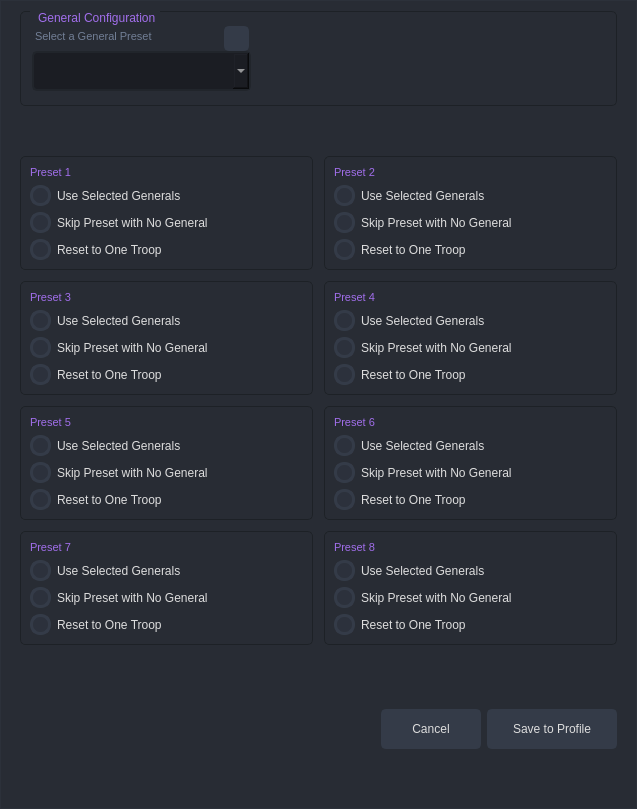
<?xml version="1.0" encoding="UTF-8"?>
<ui version="4.0">
 <class>PresetConfigDialog</class>
 <widget class="QDialog" name="PresetConfigDialog">
  <property name="geometry">
   <rect>
    <x>0</x>
    <y>0</y>
    <width>637</width>
    <height>809</height>
   </rect>
  </property>
  <property name="sizePolicy">
   <sizepolicy hsizetype="Fixed" vsizetype="Fixed">
    <horstretch>0</horstretch>
    <verstretch>0</verstretch>
   </sizepolicy>
  </property>
  <property name="windowTitle">
   <string>Dialog</string>
  </property>
  <property name="styleSheet">
   <string notr="true">QDialog{
	background-color: rgb(40, 44, 52);
	border: 1px solid rgb(44, 49, 58);
}

QWidget{
	color: rgb(221, 221, 221);
	font: 10pt &quot;Segoe UI&quot;;
}

QPushButton {
	border: 2px solid rgb(52, 59, 72);
	border-radius: 5px;	
	background-color: rgb(52, 59, 72);
}
QPushButton:hover {
	background-color: rgb(57, 65, 80);
	border: 2px solid rgb(61, 70, 86);
}
QPushButton:pressed {	
	background-color: rgb(35, 40, 49);
	border: 2px solid rgb(43, 50, 61);
}


/* /////////////////////////////////////////////////////////////////////////////////////////////////
Tooltip */
QToolTip {
	color: #ffffff;
	background-color: rgba(33, 37, 43, 180);
	border: 1px solid rgb(44, 49, 58);
	background-image: none;
	background-position: left center;
    background-repeat: no-repeat;
	border: none;
	border-left: 2px solid rgb(255, 121, 198);
	text-align: left;
	padding-left: 8px;
	margin: 0px;
}



QLabel { font-size: 11px; color: rgb(113, 126, 149);  }


/* /////////////////////////////////////////////////////////////////////////////////////////////////
QTableWidget */
QTableWidget {	
	background-color: transparent;
	padding: 10px;
	border-radius: 5px;
	gridline-color: rgb(44, 49, 58);
	border-bottom: 1px solid rgb(44, 49, 60);
}
QTableWidget::item{
	border-color: rgb(44, 49, 60);
	padding-left: 5px;
	padding-right: 5px;
	gridline-color: rgb(44, 49, 60);
}
QTableWidget::item:selected{
	background-color: rgb(189, 147, 249);
}
QHeaderView::section{
	background-color: rgb(33, 37, 43);
	max-width: 30px;
	border: 1px solid rgb(44, 49, 58);
	border-style: none;
    border-bottom: 1px solid rgb(44, 49, 60);
    border-right: 1px solid rgb(44, 49, 60);
}
QTableWidget::horizontalHeader {	
	background-color: rgb(33, 37, 43);
}
QHeaderView::section:horizontal
{
    border: 1px solid rgb(33, 37, 43);
	background-color: rgb(33, 37, 43);
	padding: 3px;
	border-top-left-radius: 7px;
    border-top-right-radius: 7px;
}
QHeaderView::section:vertical
{
    border: 1px solid rgb(44, 49, 60);
}

/* /////////////////////////////////////////////////////////////////////////////////////////////////
LineEdit */
QLineEdit {
	background-color: rgb(33, 37, 43);
	border-radius: 5px;
	border: 2px solid rgb(33, 37, 43);
	padding-left: 10px;
	selection-color: rgb(255, 255, 255);
	selection-background-color: rgb(255, 121, 198);
}
QLineEdit:hover {
	border: 2px solid rgb(64, 71, 88);
}
QLineEdit:focus {
	border: 2px solid rgb(91, 101, 124);
}

/* /////////////////////////////////////////////////////////////////////////////////////////////////
PlainTextEdit */
QPlainTextEdit {
	background-color: rgb(27, 29, 35);
	border-radius: 5px;
	padding: 10px;
	selection-color: rgb(255, 255, 255);
	selection-background-color: rgb(255, 121, 198);
}
QPlainTextEdit  QScrollBar:vertical {
    width: 8px;
 }
QPlainTextEdit  QScrollBar:horizontal {
    height: 8px;
 }
QPlainTextEdit:hover {
	border: 2px solid rgb(64, 71, 88);
}
QPlainTextEdit:focus {
	border: 2px solid rgb(91, 101, 124);
}

/* /////////////////////////////////////////////////////////////////////////////////////////////////
ScrollBars */
QScrollBar:horizontal {
    border: none;
    background: rgb(52, 59, 72);
    height: 8px;
    margin: 0px 0px 0px 0px;
	border-radius: 0px;
}
QScrollBar::handle:horizontal {
    background: rgb(189, 147, 249);
    min-width: 25px;
	border-radius: 4px
}
QScrollBar::add-line:horizontal {
    border: none;
    background: rgb(55, 63, 77);
    width: 20px;
	border-top-right-radius: 4px;
    border-bottom-right-radius: 4px;
    subcontrol-position: right;
    subcontrol-origin: margin;
}
QScrollBar::sub-line:horizontal {
    border: none;
    background: rgb(55, 63, 77);
    width: 20px;
	border-top-left-radius: 4px;
    border-bottom-left-radius: 4px;
    subcontrol-position: left;
    subcontrol-origin: margin;
}
QScrollBar::up-arrow:horizontal, QScrollBar::down-arrow:horizontal
{
     background: none;
}
QScrollBar::add-page:horizontal, QScrollBar::sub-page:horizontal
{
     background: none;
}
 QScrollBar:vertical {
	border: none;
    background: rgb(52, 59, 72);
    width: 8px;
    margin: 0px 0px 0px 0px;
	border-radius: 0px;
 }
 QScrollBar::handle:vertical {	
	background: rgb(189, 147, 249);
    min-height: 25px;
	border-radius: 4px
 }
 QScrollBar::add-line:vertical {
     border: none;
    background: rgb(55, 63, 77);
     height: 20px;
	border-bottom-left-radius: 4px;
    border-bottom-right-radius: 4px;
     subcontrol-position: bottom;
     subcontrol-origin: margin;
 }
 QScrollBar::sub-line:vertical {
	border: none;
    background: rgb(55, 63, 77);
     height: 20px;
	border-top-left-radius: 4px;
    border-top-right-radius: 4px;
     subcontrol-position: top;
     subcontrol-origin: margin;
 }
 QScrollBar::up-arrow:vertical, QScrollBar::down-arrow:vertical {
     background: none;
 }

 QScrollBar::add-page:vertical, QScrollBar::sub-page:vertical {
     background: none;
 }

/* /////////////////////////////////////////////////////////////////////////////////////////////////
CheckBox */
QCheckBox::indicator {
    border: 3px solid rgb(52, 59, 72);
	width: 15px;
	height: 15px;
	border-radius: 10px;
    background: rgb(44, 49, 60);
}
QCheckBox::indicator:hover {
    border: 3px solid rgb(58, 66, 81);
}
QCheckBox::indicator:checked {
    background: 3px solid rgb(52, 59, 72);
	border: 3px solid rgb(52, 59, 72);	
	background-image: url(:/icons/images/icons/cil-check-alt.png);
}

/* /////////////////////////////////////////////////////////////////////////////////////////////////
RadioButton */
QRadioButton::indicator {
    border: 3px solid rgb(52, 59, 72);
	width: 15px;
	height: 15px;
	border-radius: 10px;
    background: rgb(44, 49, 60);
}
QRadioButton::indicator:hover {
    border: 3px solid rgb(58, 66, 81);
}
QRadioButton::indicator:checked {
    background: 3px solid rgb(94, 106, 130);
	border: 3px solid rgb(52, 59, 72);	
}

/* /////////////////////////////////////////////////////////////////////////////////////////////////
ComboBox */
QComboBox{
	background-color: rgb(27, 29, 35);
	border-radius: 5px;
	border: 2px solid rgb(33, 37, 43);
	padding: 5px;
	padding-left: 10px;
}
QComboBox:hover{
	border: 2px solid rgb(64, 71, 88);
}
QComboBox::drop-down {
	subcontrol-origin: padding;
	subcontrol-position: top right;
	width: 25px; 
	border-left-width: 3px;
	border-left-color: rgba(39, 44, 54, 150);
	border-left-style: solid;
	border-top-right-radius: 3px;
	border-bottom-right-radius: 3px;	
	background-image: url(:/icons/images/icons/cil-arrow-bottom.png);
	background-position: center;
	background-repeat: no-reperat;
 }
QComboBox QAbstractItemView {
	color: rgb(255, 121, 198);	
	background-color: rgb(33, 37, 43);
	padding: 10px;
	selection-background-color: rgb(39, 44, 54);
}

/* /////////////////////////////////////////////////////////////////////////////////////////////////
Sliders */
QSlider::groove:horizontal {
    border-radius: 5px;
    height: 10px;
	margin: 0px;
	background-color: rgb(52, 59, 72);
}
QSlider::groove:horizontal:hover {
	background-color: rgb(55, 62, 76);
}
QSlider::handle:horizontal {
    background-color: rgb(189, 147, 249);
    border: none;
    height: 10px;
    width: 10px;
    margin: 0px;
	border-radius: 5px;
}
QSlider::handle:horizontal:hover {
    background-color: rgb(195, 155, 255);
}
QSlider::handle:horizontal:pressed {
    background-color: rgb(255, 121, 198);
}

QSlider::groove:vertical {
    border-radius: 5px;
    width: 10px;
    margin: 0px;
	background-color: rgb(52, 59, 72);
}
QSlider::groove:vertical:hover {
	background-color: rgb(55, 62, 76);
}
QSlider::handle:vertical {
    background-color: rgb(189, 147, 249);
	border: none;
    height: 10px;
    width: 10px;
    margin: 0px;
	border-radius: 5px;
}
QSlider::handle:vertical:hover {
    background-color: rgb(195, 155, 255);
}
QSlider::handle:vertical:pressed {
    background-color: rgb(255, 121, 198);
}
/* /////////////////////////////////////////////////////////////////////////////////////////////////
QListWidget */
QListWidget{
	border: none;
}

/* /////////////////////////////////////////////////////////////////////////////////////////////////
CommandLinkButton */
QCommandLinkButton {	
	color: rgb(255, 121, 198);
	border-radius: 5px;
	padding: 5px;
	color: rgb(255, 170, 255);
}
QCommandLinkButton:hover {	
	color: rgb(255, 170, 255);
	background-color: rgb(44, 49, 60);
}
QCommandLinkButton:pressed {	
	color: rgb(189, 147, 249);
	background-color: rgb(52, 58, 71);
}

/* QTabBar */
QTabWidget::pane {
  border: 2px solid rgb(33, 37, 43);
  top:-1px; 
  /*background: rgb(245, 245, 245);*/
} 

QTabBar::tab {  
    background-color: rgba(255, 255, 255, 40);
    min-width: 100px; 
    min-height:22px;
    padding: 0px  2px; 
    color: white;
    border-radius: 5px;
    margin-left:2px;
    margin-right:2px;
}
QTabBar::tab:selected {  
    color: black;
    background-color: rgba(255, 255, 255, 200);
    margin-top: 0px;
}
QTabBar::tab:hover {  
    color: black;
    background-color: rgba(255, 255, 255, 100);
    margin-top: 0px;
}

/* QGroupBox */
QGroupBox { border: 1px solid  rgb(255, 121, 198); border-radius: 5px; margin-top: 0.5em; }
QGroupBox::title { subcontrol-origin: margin; left: 10px; padding: 0 3px 0 3px; }
QGroupBox::title { color: rgb(161, 110, 235); }


</string>
  </property>
  <property name="sizeGripEnabled">
   <bool>false</bool>
  </property>
  <property name="modal">
   <bool>false</bool>
  </property>
  <layout class="QVBoxLayout" name="verticalLayout" stretch="0,0,0">
   <item alignment="Qt::AlignmentFlag::AlignTop">
    <widget class="QWidget" name="widget_2" native="true">
     <layout class="QVBoxLayout" name="verticalLayout_11">
      <property name="topMargin">
       <number>0</number>
      </property>
      <item>
       <widget class="QGroupBox" name="general_preset_groupBox">
        <property name="styleSheet">
         <string notr="true">#general_preset_groupBox { 
	border: 1px solid rgb(29, 33, 38);  border-radius: 5px; 
}
</string>
        </property>
        <property name="title">
         <string> General Configuration</string>
        </property>
        <layout class="QHBoxLayout" name="horizontalLayout_6">
         <property name="leftMargin">
          <number>11</number>
         </property>
         <property name="topMargin">
          <number>5</number>
         </property>
         <property name="bottomMargin">
          <number>5</number>
         </property>
         <item>
          <widget class="QFrame" name="frame_2">
           <property name="frameShape">
            <enum>QFrame::Shape::NoFrame</enum>
           </property>
           <property name="frameShadow">
            <enum>QFrame::Shadow::Raised</enum>
           </property>
           <layout class="QHBoxLayout" name="horizontalLayout_3" stretch="2,3">
            <property name="leftMargin">
             <number>0</number>
            </property>
            <property name="topMargin">
             <number>0</number>
            </property>
            <property name="rightMargin">
             <number>0</number>
            </property>
            <property name="bottomMargin">
             <number>0</number>
            </property>
            <item>
             <widget class="QFrame" name="frame_3">
              <property name="frameShape">
               <enum>QFrame::Shape::NoFrame</enum>
              </property>
              <property name="frameShadow">
               <enum>QFrame::Shadow::Raised</enum>
              </property>
              <layout class="QVBoxLayout" name="verticalLayout_6">
               <property name="spacing">
                <number>0</number>
               </property>
               <property name="leftMargin">
                <number>0</number>
               </property>
               <item>
                <widget class="QFrame" name="frame">
                 <property name="frameShape">
                  <enum>QFrame::Shape::NoFrame</enum>
                 </property>
                 <property name="frameShadow">
                  <enum>QFrame::Shadow::Raised</enum>
                 </property>
                 <layout class="QHBoxLayout" name="horizontalLayout_2">
                  <property name="leftMargin">
                   <number>0</number>
                  </property>
                  <property name="topMargin">
                   <number>0</number>
                  </property>
                  <property name="rightMargin">
                   <number>2</number>
                  </property>
                  <property name="bottomMargin">
                   <number>0</number>
                  </property>
                  <item>
                   <widget class="QFrame" name="frame_5">
                    <property name="frameShape">
                     <enum>QFrame::Shape::NoFrame</enum>
                    </property>
                    <property name="frameShadow">
                     <enum>QFrame::Shadow::Raised</enum>
                    </property>
                    <layout class="QHBoxLayout" name="horizontalLayout_4">
                     <property name="leftMargin">
                      <number>3</number>
                     </property>
                     <property name="topMargin">
                      <number>0</number>
                     </property>
                     <property name="rightMargin">
                      <number>0</number>
                     </property>
                     <property name="bottomMargin">
                      <number>5</number>
                     </property>
                     <item>
                      <widget class="QLabel" name="label_11">
                       <property name="styleSheet">
                        <string notr="true">font: 10pt &quot;Segoe UI&quot;;</string>
                       </property>
                       <property name="text">
                        <string>Select a General Preset</string>
                       </property>
                       <property name="margin">
                        <number>0</number>
                       </property>
                      </widget>
                     </item>
                    </layout>
                   </widget>
                  </item>
                  <item alignment="Qt::AlignmentFlag::AlignRight">
                   <widget class="QPushButton" name="general_presets_btn">
                    <property name="sizePolicy">
                     <sizepolicy hsizetype="Minimum" vsizetype="Fixed">
                      <horstretch>0</horstretch>
                      <verstretch>0</verstretch>
                     </sizepolicy>
                    </property>
                    <property name="minimumSize">
                     <size>
                      <width>25</width>
                      <height>25</height>
                     </size>
                    </property>
                    <property name="maximumSize">
                     <size>
                      <width>25</width>
                      <height>25</height>
                     </size>
                    </property>
                    <property name="text">
                     <string/>
                    </property>
                    <property name="icon">
                     <iconset theme="QIcon::ThemeIcon::DocumentProperties"/>
                    </property>
                   </widget>
                  </item>
                 </layout>
                </widget>
               </item>
               <item>
                <widget class="QComboBox" name="general_preset_combobox">
                 <property name="minimumSize">
                  <size>
                   <width>100</width>
                   <height>40</height>
                  </size>
                 </property>
                </widget>
               </item>
              </layout>
             </widget>
            </item>
            <item>
             <widget class="QFrame" name="frame_4">
              <property name="frameShape">
               <enum>QFrame::Shape::NoFrame</enum>
              </property>
              <property name="frameShadow">
               <enum>QFrame::Shadow::Raised</enum>
              </property>
              <layout class="QHBoxLayout" name="horizontalLayout_5">
               <property name="topMargin">
                <number>30</number>
               </property>
               <property name="rightMargin">
                <number>0</number>
               </property>
              </layout>
             </widget>
            </item>
           </layout>
          </widget>
         </item>
        </layout>
       </widget>
      </item>
     </layout>
    </widget>
   </item>
   <item alignment="Qt::AlignmentFlag::AlignTop">
    <widget class="QWidget" name="preset_frames" native="true">
     <layout class="QGridLayout" name="gridLayout">
      <property name="topMargin">
       <number>0</number>
      </property>
      <property name="spacing">
       <number>11</number>
      </property>
      <item row="2" column="0">
       <widget class="QFrame" name="preset_frame_5">
        <property name="styleSheet">
         <string notr="true">#preset_frame_5 { 
	border: 1px solid  rgb(29, 33, 38);  border-radius: 5px; 
}
</string>
        </property>
        <property name="frameShape">
         <enum>QFrame::Shape::StyledPanel</enum>
        </property>
        <property name="frameShadow">
         <enum>QFrame::Shadow::Raised</enum>
        </property>
        <layout class="QVBoxLayout" name="verticalLayout_7">
         <item>
          <widget class="QLabel" name="label_6">
           <property name="styleSheet">
            <string notr="true">font: 700 10pt &quot;Segoe UI&quot;;
color: rgb(161, 110, 235);</string>
           </property>
           <property name="text">
            <string>Preset 5</string>
           </property>
          </widget>
         </item>
         <item>
          <widget class="QCheckBox" name="preset_5_option_1">
           <property name="text">
            <string>Use Selected Generals</string>
           </property>
           <property name="id" stdset="0">
            <number>0</number>
           </property>
          </widget>
         </item>
         <item>
          <widget class="QCheckBox" name="preset_5_option_2">
           <property name="text">
            <string>Skip Preset with No General</string>
           </property>
           <property name="id" stdset="0">
            <number>0</number>
           </property>
          </widget>
         </item>
         <item>
          <widget class="QCheckBox" name="preset_5_option_3">
           <property name="text">
            <string>Reset to One Troop</string>
           </property>
           <property name="id" stdset="0">
            <number>0</number>
           </property>
          </widget>
         </item>
        </layout>
       </widget>
      </item>
      <item row="3" column="1">
       <widget class="QFrame" name="preset_frame_8">
        <property name="styleSheet">
         <string notr="true">#preset_frame_8 { 
	border: 1px solid  rgb(29, 33, 38);  border-radius: 5px; 
}
</string>
        </property>
        <property name="frameShape">
         <enum>QFrame::Shape::StyledPanel</enum>
        </property>
        <property name="frameShadow">
         <enum>QFrame::Shadow::Raised</enum>
        </property>
        <layout class="QVBoxLayout" name="verticalLayout_10">
         <item>
          <widget class="QLabel" name="label_9">
           <property name="styleSheet">
            <string notr="true">font: 700 10pt &quot;Segoe UI&quot;;
color: rgb(161, 110, 235);</string>
           </property>
           <property name="text">
            <string>Preset 8</string>
           </property>
          </widget>
         </item>
         <item>
          <widget class="QCheckBox" name="preset_8_option_1">
           <property name="text">
            <string>Use Selected Generals</string>
           </property>
           <property name="id" stdset="0">
            <number>0</number>
           </property>
          </widget>
         </item>
         <item>
          <widget class="QCheckBox" name="preset_8_option_2">
           <property name="text">
            <string>Skip Preset with No General</string>
           </property>
           <property name="id" stdset="0">
            <number>0</number>
           </property>
          </widget>
         </item>
         <item>
          <widget class="QCheckBox" name="preset_8_option_3">
           <property name="text">
            <string>Reset to One Troop</string>
           </property>
           <property name="id" stdset="0">
            <number>0</number>
           </property>
          </widget>
         </item>
        </layout>
       </widget>
      </item>
      <item row="0" column="0">
       <widget class="QFrame" name="preset_frame_1">
        <property name="styleSheet">
         <string notr="true">#preset_frame_1 { 
	border: 1px solid   rgb(29, 33, 38); border-radius: 5px; 
}
</string>
        </property>
        <property name="frameShape">
         <enum>QFrame::Shape::StyledPanel</enum>
        </property>
        <property name="frameShadow">
         <enum>QFrame::Shadow::Raised</enum>
        </property>
        <layout class="QVBoxLayout" name="verticalLayout_2">
         <item>
          <widget class="QLabel" name="label">
           <property name="styleSheet">
            <string notr="true">font: 700 10pt &quot;Segoe UI&quot;;
color: rgb(161, 110, 235);</string>
           </property>
           <property name="text">
            <string>Preset 1</string>
           </property>
          </widget>
         </item>
         <item>
          <widget class="QCheckBox" name="preset_1_option_1">
           <property name="text">
            <string>Use Selected Generals</string>
           </property>
           <property name="id" stdset="0">
            <number>0</number>
           </property>
          </widget>
         </item>
         <item>
          <widget class="QCheckBox" name="preset_1_option_2">
           <property name="text">
            <string>Skip Preset with No General</string>
           </property>
           <property name="id" stdset="0">
            <number>0</number>
           </property>
          </widget>
         </item>
         <item>
          <widget class="QCheckBox" name="preset_1_option_3">
           <property name="text">
            <string>Reset to One Troop</string>
           </property>
           <property name="id" stdset="0">
            <number>0</number>
           </property>
          </widget>
         </item>
        </layout>
       </widget>
      </item>
      <item row="1" column="1">
       <widget class="QFrame" name="preset_frame_4">
        <property name="styleSheet">
         <string notr="true">#preset_frame_4 { 
	border: 1px solid rgb(29, 33, 38);  border-radius: 5px; 
}
</string>
        </property>
        <property name="frameShape">
         <enum>QFrame::Shape::StyledPanel</enum>
        </property>
        <property name="frameShadow">
         <enum>QFrame::Shadow::Raised</enum>
        </property>
        <layout class="QVBoxLayout" name="verticalLayout_5">
         <item>
          <widget class="QLabel" name="label_4">
           <property name="styleSheet">
            <string notr="true">font: 700 10pt &quot;Segoe UI&quot;;
color: rgb(161, 110, 235);</string>
           </property>
           <property name="text">
            <string>Preset 4</string>
           </property>
          </widget>
         </item>
         <item>
          <widget class="QCheckBox" name="preset_4_option_1">
           <property name="text">
            <string>Use Selected Generals</string>
           </property>
           <property name="id" stdset="0">
            <number>0</number>
           </property>
          </widget>
         </item>
         <item>
          <widget class="QCheckBox" name="preset_4_option_2">
           <property name="text">
            <string>Skip Preset with No General</string>
           </property>
           <property name="id" stdset="0">
            <number>0</number>
           </property>
          </widget>
         </item>
         <item>
          <widget class="QCheckBox" name="preset_4_option_3">
           <property name="text">
            <string>Reset to One Troop</string>
           </property>
           <property name="id" stdset="0">
            <number>0</number>
           </property>
          </widget>
         </item>
        </layout>
       </widget>
      </item>
      <item row="2" column="1">
       <widget class="QFrame" name="preset_frame_6">
        <property name="styleSheet">
         <string notr="true">#preset_frame_6 { 
	border: 1px solid  rgb(29, 33, 38);  border-radius: 5px; 
}
</string>
        </property>
        <property name="frameShape">
         <enum>QFrame::Shape::StyledPanel</enum>
        </property>
        <property name="frameShadow">
         <enum>QFrame::Shadow::Raised</enum>
        </property>
        <layout class="QVBoxLayout" name="verticalLayout_8">
         <item>
          <widget class="QLabel" name="label_7">
           <property name="styleSheet">
            <string notr="true">font: 700 10pt &quot;Segoe UI&quot;;
color: rgb(161, 110, 235);</string>
           </property>
           <property name="text">
            <string>Preset 6</string>
           </property>
          </widget>
         </item>
         <item>
          <widget class="QCheckBox" name="preset_6_option_1">
           <property name="text">
            <string>Use Selected Generals</string>
           </property>
           <property name="id" stdset="0">
            <number>0</number>
           </property>
          </widget>
         </item>
         <item>
          <widget class="QCheckBox" name="preset_6_option_2">
           <property name="text">
            <string>Skip Preset with No General</string>
           </property>
           <property name="id" stdset="0">
            <number>0</number>
           </property>
          </widget>
         </item>
         <item>
          <widget class="QCheckBox" name="preset_6_option_3">
           <property name="text">
            <string>Reset to One Troop</string>
           </property>
           <property name="id" stdset="0">
            <number>0</number>
           </property>
          </widget>
         </item>
        </layout>
       </widget>
      </item>
      <item row="1" column="0">
       <widget class="QFrame" name="preset_frame_3">
        <property name="styleSheet">
         <string notr="true">#preset_frame_3 { 
	border: 1px solid  rgb(29, 33, 38);  border-radius: 5px; 
}
</string>
        </property>
        <property name="frameShape">
         <enum>QFrame::Shape::StyledPanel</enum>
        </property>
        <property name="frameShadow">
         <enum>QFrame::Shadow::Raised</enum>
        </property>
        <layout class="QVBoxLayout" name="verticalLayout_4">
         <item>
          <widget class="QLabel" name="label_3">
           <property name="styleSheet">
            <string notr="true">font: 700 10pt &quot;Segoe UI&quot;;
color: rgb(161, 110, 235);</string>
           </property>
           <property name="text">
            <string>Preset 3</string>
           </property>
          </widget>
         </item>
         <item>
          <widget class="QCheckBox" name="preset_3_option_1">
           <property name="text">
            <string>Use Selected Generals</string>
           </property>
           <property name="id" stdset="0">
            <number>0</number>
           </property>
          </widget>
         </item>
         <item>
          <widget class="QCheckBox" name="preset_3_option_2">
           <property name="text">
            <string>Skip Preset with No General</string>
           </property>
           <property name="id" stdset="0">
            <number>0</number>
           </property>
          </widget>
         </item>
         <item>
          <widget class="QCheckBox" name="preset_3_option_3">
           <property name="text">
            <string>Reset to One Troop</string>
           </property>
           <property name="id" stdset="0">
            <number>0</number>
           </property>
          </widget>
         </item>
        </layout>
       </widget>
      </item>
      <item row="3" column="0">
       <widget class="QFrame" name="preset_frame_7">
        <property name="styleSheet">
         <string notr="true">#preset_frame_7 { 
	border: 1px solid  rgb(29, 33, 38);  border-radius: 5px; 
}
</string>
        </property>
        <property name="frameShape">
         <enum>QFrame::Shape::StyledPanel</enum>
        </property>
        <property name="frameShadow">
         <enum>QFrame::Shadow::Raised</enum>
        </property>
        <layout class="QVBoxLayout" name="verticalLayout_9">
         <item>
          <widget class="QLabel" name="label_8">
           <property name="styleSheet">
            <string notr="true">font: 700 10pt &quot;Segoe UI&quot;;
color: rgb(161, 110, 235);</string>
           </property>
           <property name="text">
            <string>Preset 7</string>
           </property>
          </widget>
         </item>
         <item>
          <widget class="QCheckBox" name="preset_7_option_1">
           <property name="text">
            <string>Use Selected Generals</string>
           </property>
           <property name="id" stdset="0">
            <number>0</number>
           </property>
          </widget>
         </item>
         <item>
          <widget class="QCheckBox" name="preset_7_option_2">
           <property name="text">
            <string>Skip Preset with No General</string>
           </property>
           <property name="id" stdset="0">
            <number>0</number>
           </property>
          </widget>
         </item>
         <item>
          <widget class="QCheckBox" name="preset_7_option_3">
           <property name="text">
            <string>Reset to One Troop</string>
           </property>
           <property name="id" stdset="0">
            <number>0</number>
           </property>
          </widget>
         </item>
        </layout>
       </widget>
      </item>
      <item row="0" column="1">
       <widget class="QFrame" name="preset_frame_2">
        <property name="styleSheet">
         <string notr="true">#preset_frame_2 { 
	border: 1px solid rgb(29, 33, 38);  border-radius: 5px; 
}
</string>
        </property>
        <property name="frameShape">
         <enum>QFrame::Shape::StyledPanel</enum>
        </property>
        <property name="frameShadow">
         <enum>QFrame::Shadow::Raised</enum>
        </property>
        <layout class="QVBoxLayout" name="verticalLayout_3">
         <item>
          <widget class="QLabel" name="label_2">
           <property name="styleSheet">
            <string notr="true">font: 700 10pt &quot;Segoe UI&quot;;
color: rgb(161, 110, 235);</string>
           </property>
           <property name="text">
            <string>Preset 2</string>
           </property>
          </widget>
         </item>
         <item>
          <widget class="QCheckBox" name="preset_2_option_1">
           <property name="text">
            <string>Use Selected Generals</string>
           </property>
           <property name="id" stdset="0">
            <number>0</number>
           </property>
          </widget>
         </item>
         <item>
          <widget class="QCheckBox" name="preset_2_option_2">
           <property name="text">
            <string>Skip Preset with No General</string>
           </property>
           <property name="id" stdset="0">
            <number>0</number>
           </property>
          </widget>
         </item>
         <item>
          <widget class="QCheckBox" name="preset_2_option_3">
           <property name="text">
            <string>Reset to One Troop</string>
           </property>
           <property name="id" stdset="0">
            <number>0</number>
           </property>
          </widget>
         </item>
        </layout>
       </widget>
      </item>
     </layout>
    </widget>
   </item>
   <item alignment="Qt::AlignmentFlag::AlignRight">
    <widget class="QWidget" name="widget_4" native="true">
     <layout class="QHBoxLayout" name="horizontalLayout">
      <item alignment="Qt::AlignmentFlag::AlignRight">
       <widget class="QPushButton" name="cancel_preset_config_btn">
        <property name="minimumSize">
         <size>
          <width>100</width>
          <height>40</height>
         </size>
        </property>
        <property name="text">
         <string>Cancel</string>
        </property>
       </widget>
      </item>
      <item alignment="Qt::AlignmentFlag::AlignRight">
       <widget class="QPushButton" name="save_preset_config_btn">
        <property name="sizePolicy">
         <sizepolicy hsizetype="Minimum" vsizetype="Fixed">
          <horstretch>0</horstretch>
          <verstretch>0</verstretch>
         </sizepolicy>
        </property>
        <property name="minimumSize">
         <size>
          <width>130</width>
          <height>40</height>
         </size>
        </property>
        <property name="text">
         <string>Save to Profile</string>
        </property>
       </widget>
      </item>
     </layout>
    </widget>
   </item>
  </layout>
 </widget>
 <resources/>
 <connections/>
</ui>
